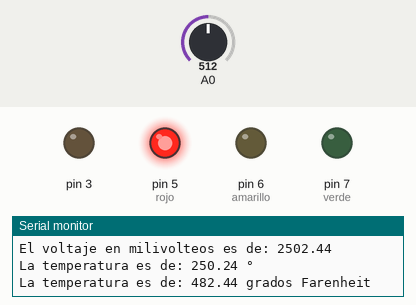
Simulated run of this sketch. Board: Arduino Uno, built with avr-gcc and run on an emulated ATmega328P. Shown: output pins drawn as LEDs (lit = HIGH), the last lines printed to the serial monitor. The inputs (shaded band) are chosen by the test bench; at power-on: A0 = 512.

Above: at 1.9 s.
2.0 s: A0 set to 60
3.5 s: A0 set to 48
At 5.6 s:
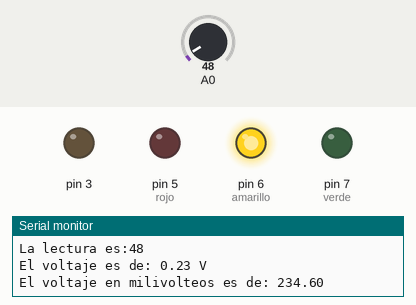
6.0 s: A0 set to 16
At 7.4 s:
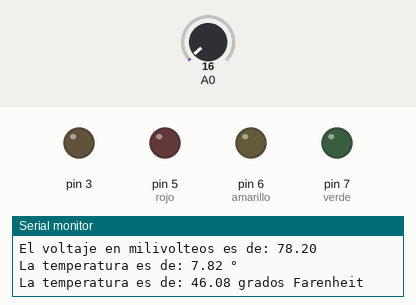
8.2 s: A0 set to 122
At 9.2 s:
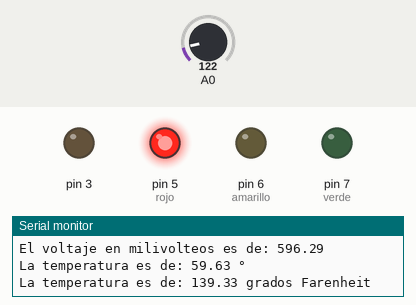
10.4 s: A0 set to 9
At 12.2 s:
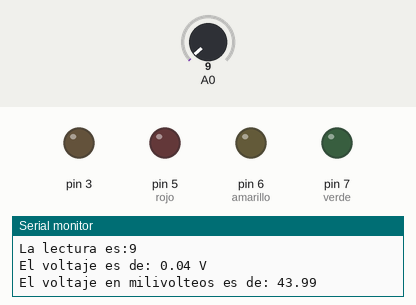
Timing chart, 0 to 13.6 s (numbered marks = the images above; inputs shaded):
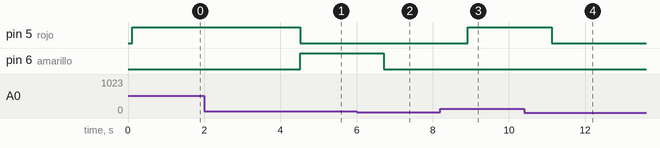

Measured:
- the behaviour switches between 54 and 53 on A0 (found by bisection; images 0 and 1)
- after the input at 3.5 s, pin 5 (rojo): HIGH → LOW after 1.0 s; pin 6 (amarillo): LOW → HIGH after 1.0 s
- after the input at 6.0 s, pin 6 (amarillo): HIGH → LOW after 0.72 s
- after the input at 8.2 s, pin 5 (rojo): LOW → HIGH after 0.73 s
- after the input at 10.4 s, pin 5 (rojo): HIGH → LOW after 0.73 s

The sketch:

Practica_15.ino
```cpp
int lectura=0;
double voltaje=0.0;
int medida=0;
float celcius=0.0;
float farenheit =0.0;
int verde =7;
int rojo =5;
int amarillo=6;
void setup() {
  // put your setup code here, to run once:
 Serial.begin(9600);
 pinMode(3,OUTPUT);
 pinMode(rojo,OUTPUT);
 pinMode(verde,OUTPUT);
 pinMode(amarillo,OUTPUT);

}

void loop() {
  // put your main code here, to run repeatedly:
 lectura =analogRead(A0);
 Serial.print("La lectura es:");
  Serial.println(lectura);
 voltaje=(lectura*5.0)/1023.0;
 Serial.print("El voltaje es de: ");
 Serial.print(voltaje);
 Serial.println(" V");
 Serial.print("El voltaje en milivolteos es de: ");
 Serial.println(voltaje*1000);
 celcius=(voltaje*1000)/10;
 Serial.print("La temperatura es de: ");
 Serial.print(celcius);
 Serial.println(" °");
 farenheit =((celcius*(9.0/5.0))+32);
 Serial.print("La temperatura es de: ");
 Serial.print(farenheit);
 Serial.println(" grados Farenheit");
 if(celcius>26.0){
  digitalWrite(rojo,1);
  digitalWrite(amarillo,0);
  digitalWrite(verde,0);
 }
 if(celcius>=19.088 && celcius<26.0){
  digitalWrite(rojo,0);
  digitalWrite(amarillo,1);
  digitalWrite(verde,0);
 }
 if(celcius <19.0){
  digitalWrite(rojo,0);
  digitalWrite(amarillo,0);
  digitalWrite(verde,0);
 }

 delay(1000);

}
```
